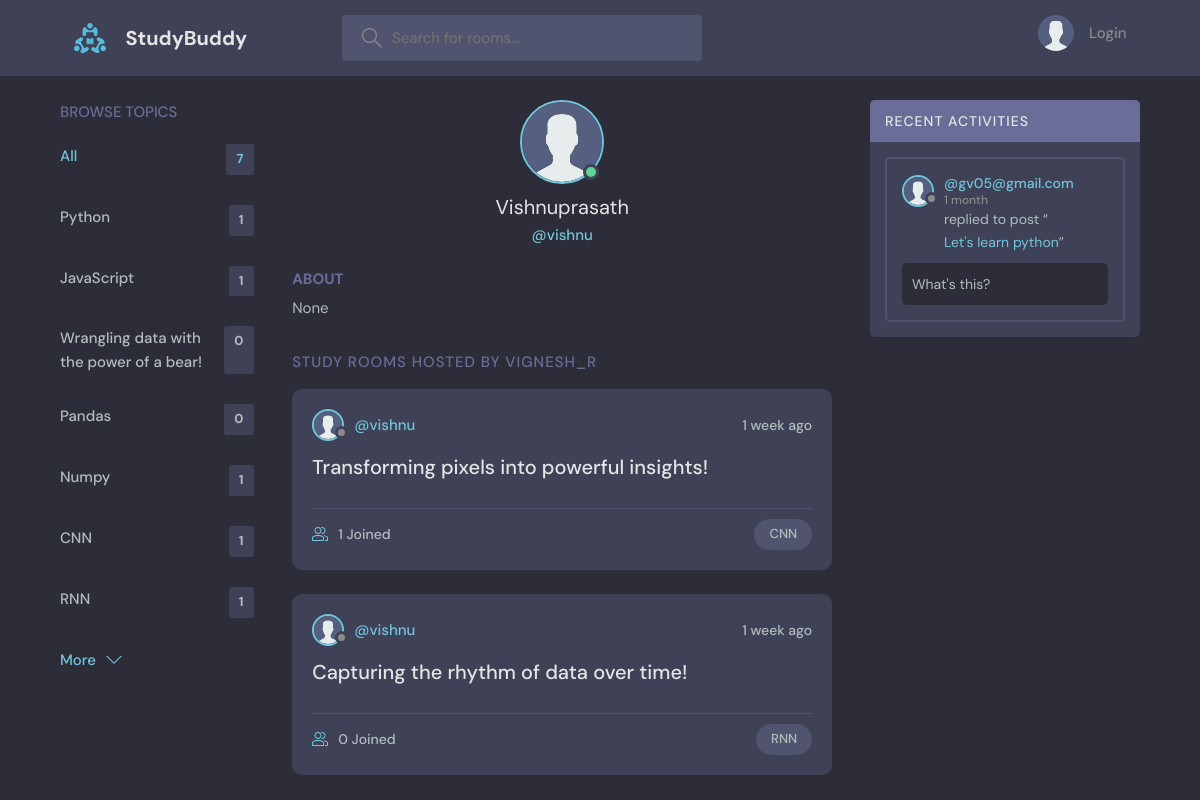
Screenshot of /profile/3/ with the database file from the repository.
### base/models.py (models this page shows, shortened)
class Topic(models.Model):
      name = models.CharField(max_length=200)

class User(AbstractUser):
    name = models.CharField(max_length=200, null=True)
    email = models.EmailField(unique=True, null=True)
    bio = models.TextField(unique=True, null=True)
    avatar = models.ImageField(null=True, default="avatar.svg")
    USERNAME_FIELD = 'email'
    REQUIRED_FIELDS = []

class Room(models.Model):
    host = models.ForeignKey(User, on_delete=models.SET_NULL, null=True)
    topic = models.ForeignKey(Topic, on_delete=models.SET_NULL, null=True)
    name = models.CharField(max_length=200)
    description = models.TextField(null=True, blank=True)
    participants = models.ManyToManyField(
        User, related_name='participants', blank=True)
    updated = models.DateTimeField(auto_now=True)
    created = models.DateTimeField(auto_now_add=True)
    class Meta:
        ordering = ['-updated', '-created']
    def __str__(self):
        return self.name

class Message(models.Model):
    user = models.ForeignKey(User, on_delete=models.CASCADE)
    room = models.ForeignKey(Room, on_delete=models.CASCADE)
    body = models.TextField()
    updated = models.DateTimeField(auto_now=True)
    created = models.DateTimeField(auto_now_add=True)
    class Meta:
        ordering = ['-updated', '-created']

### base/views.py (the view)
# urls.py: path('profile/<str:pk>/', views.userProfile, name="user-profile"),
def userProfile(request,pk):
    user = User.objects.get(id=pk)
    rooms = user.room_set.all()  # type: ignore
    room_messages = user.message_set.all() # type: ignore
    topics =Topic.objects.all()
    context = {'user': user, 'rooms': rooms, 'room_messages': room_messages,
               'topics': topics}
    return render(request, 'base/profile.html', context)

### base/templates/base/profile.html (shortened to what this page needs)
{% extends 'main.html' %}
{% block content %}
<main class="profile-page layout layout--3">
  <div class="container">
    {% include 'base/topics_component.html' %}
    <div class="roomList">
      <div class="profile">
        <div class="profile__avatar">
          <div class="avatar avatar--large active">
            <img src="{{user.avatar.url}}" />
          </div>
        </div>
        <div class="profile__info">
          <h3>{{user.name}}</h3>
          <p>@{{user.username}}</p>
        </div>
        <div class="profile__about">
          <h3>About</h3>
          <p>
            {{user.bio}}
          </p>
        </div>
      </div>
      <div class="roomList__header">
        <div>
          <h2>Study Rooms Hosted by vignesh_r</a>
          </h2>
        </div>
      </div>
      {% include 'base/feed_component.html' %}
    </div>
    {% include 'base/activity_component.html' %}
  </div>
</main>
{% endblock content %}

### base/templates/base/topics_component.html (shortened to what this page needs)
<div class="topics">
  <div class="topics__header">
    <h2>Browse Topics</h2>
  </div>
  <ul class="topics__list">
    <li>
      <a href="{% url 'home' %}" class="active"
        >All <span>{{topics.count}}</span></a
      >
    </li>
    {% for topic in topics %}
    <li>
      <a href="{% url 'home' %}?q={{topic.name}}"
        >{{topic.name}} <span>{{topic.room_set.all.count}}</span></a
      >
    </li>
    {% endfor %}
  </ul>
  <a class="btn btn--link" href="{% url 'topics' %}">
    More
    <svg
      version="1.1"
      xmlns="http://www.w3.org/2000/svg"
      width="32"
      height="32"
      viewBox="0 0 32 32"
    >
      <title>chevron-down</title>
      <path d="M16 21l-13-13h-3l16 16 16-16h-3l-13 13z"></path>
    </svg>
  </a>
</div>

### base/templates/base/feed_component.html (shortened to what this page needs)
{% for room in rooms %}
<div class="roomListRoom">
    <div class="roomListRoom__header">
        <a href="{% url 'user-profile' room.host.id %}" class="roomListRoom__author">
            <div class="avatar avatar--small">
                <img src="{{room.host.avatar.url}}" />
            </div>
            <span>@{{room.host.username}}</span>
        </a>
        <div class="roomListRoom__actions">
            <span>{{room.created|timesince}} ago</span>
        </div>
    </div>
    <div class="roomListRoom__content">
        <a href="{% url 'room' room.id %}">{{room.name}}</a>
    </div>
    <div class="roomListRoom__meta">
        <a href="{% url 'room' room.id %}" class="roomListRoom__joined">
            {{room.participants.all.count}} Joined
        </a>
        <p class="roomListRoom__topic">{{room.topic.name}}</p>
    </div>
</div>
{% endfor %}

### base/templates/base/activity_component.html (shortened to what this page needs)
<div class="activities">
    <div class="activities__header">
      <h2>Recent Activities</h2>
    </div>
    {% for message in room_messages %}
    <div class="activities__box">
      <div class="activities__boxHeader roomListRoom__header">
        <a href="{% url 'user-profile' message.user.id %}" class="roomListRoom__author">
          <div class="avatar avatar--small">
              <img src="{{message.user.avatar.url}}" />
          </div>
          <p>
            @{{message.user}}
            <span>{{message.created|timesince}}</span>
          </p>
        </a>
      </div>
      <div class="activities__boxContent">
        <p>replied to post “<a href="{% url 'room' message.room.id %}">{{message.room}}</a>”</p>
        <div class="activities__boxRoomContent">
            {{message.body}}
        </div>
      </div>
    </div>
    {% endfor %}
</div>

### rows the page displays
Topic: name "Python", room_set.all.count "1"
Topic: name "JavaScript", room_set.all.count "1"
Topic: name "Wrangling data with the power of a bear!", room_set.all.count "0"
Topic: name "Pandas", room_set.all.count "0"
Topic: name "Numpy", room_set.all.count "1"
Topic: name "CNN", room_set.all.count "1"
Topic: name "RNN", room_set.all.count "1"
User: avatar (placeholder picture), name "Vishnuprasath", username "vishnu", bio "None"
Room: host.avatar (placeholder picture), host.username "vishnu", created "1 week", name "Transforming pixels into powerful insights!", participants.all.count "1", topic.name "CNN"
Room: host.avatar (placeholder picture), host.username "vishnu", created "1 week", name "Capturing the rhythm of data over time!", participants.all.count "0", topic.name "RNN"
Message: user.avatar (placeholder picture), user "gv05@gmail.com", created "1 month", room "Let's learn python", body "What's this?"

### other values shown
{{ topics.count }} "7"
